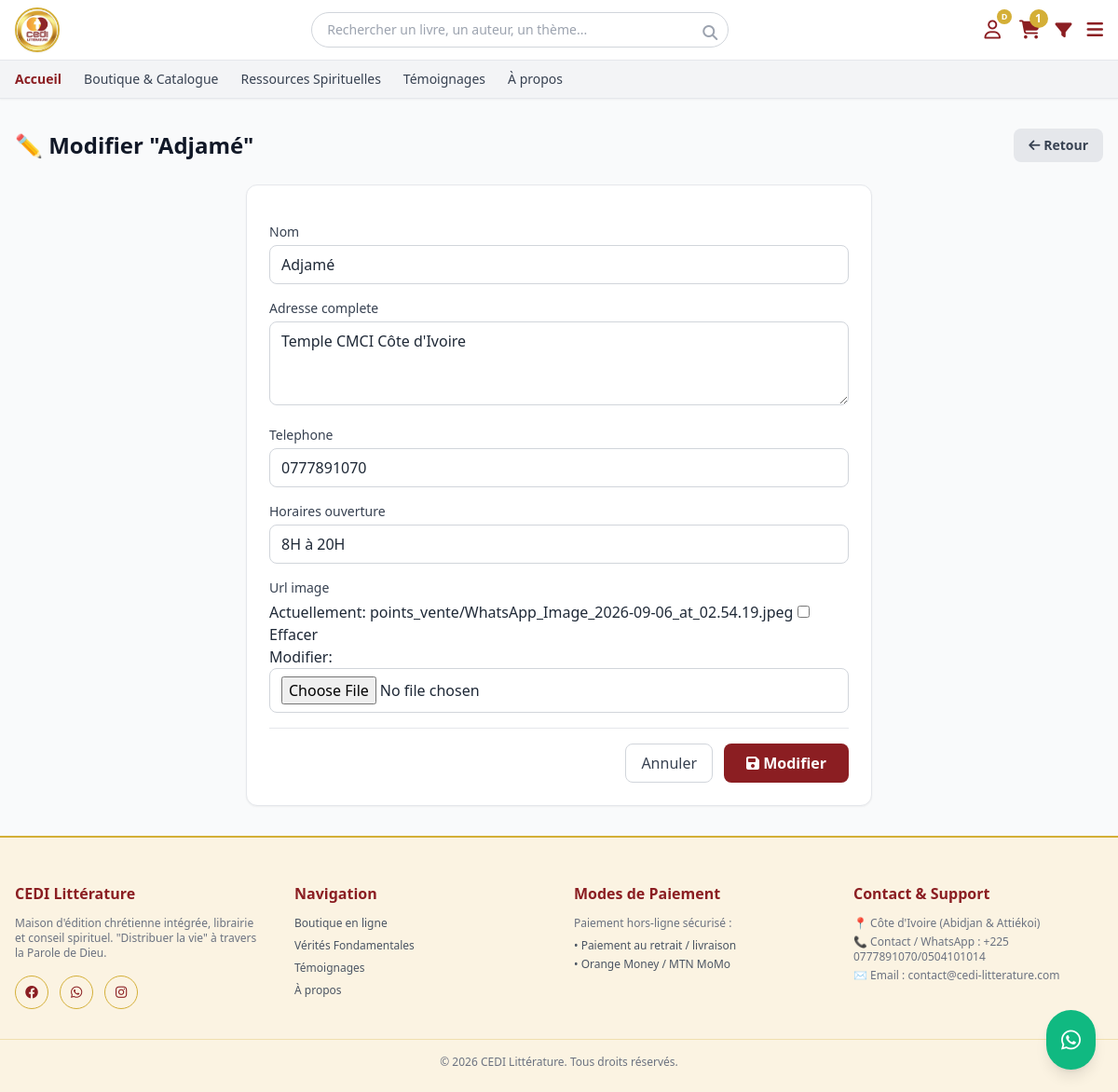
Page /admin_points_vente/modifier/1/ (signed in) on the committed database.
### appcedi/models.py (models this page shows, shortened)
class PointVente(models.Model):
    nom = models.CharField(max_length=100)
    adresse_complete = models.TextField()
    telephone = models.CharField(max_length=20, blank=True, null=True)
    horaires_ouverture = models.CharField(max_length=255, blank=True, null=True)
    url_image = models.ImageField(upload_to='points_vente/', blank=True, null=True)

### appcedi/views.py (the view)
# urls.py: path('admin_points_vente/modifier/<int:pk>/', views.modifier_point_vente, name='modifier_point_vente'),
@login_required
@user_passes_test(est_admin_ou_gestionnaire)
def modifier_point_vente(request, pk):
    point = get_object_or_404(PointVente, pk=pk)
    if request.method == 'POST':
        form = PointVenteForm(request.POST, request.FILES, instance=point)
        if form.is_valid():
            form.save()
            messages.success(request, f'Point de vente "{point.nom}" modifié avec succès !')
            return redirect('liste_points_vente')
    else:
        form = PointVenteForm(instance=point)
    return render(request, 'appcedi/admin/modifier_point_vente.html', {'form': form, 'point': point})

### appcedi/forms.py
class PointVenteForm(forms.ModelForm):
    class Meta:
        model = PointVente
        fields = ['nom', 'adresse_complete', 'telephone', 'horaires_ouverture', 'url_image']
        widgets = {'adresse_complete': forms.Textarea(attrs={'rows': 3})}
    def __init__(self, *args, **kwargs):
        super().__init__(*args, **kwargs)
        for field in self.fields:
            if not isinstance(self.fields[field].widget, forms.CheckboxInput):
                self.fields[field].widget.attrs.update({
                    'class': 'w-full border border-gray-300 rounded-lg px-3 py-2 focus:outline-none focus:border-cediRed'
                })

### appcedi/context_processors.py (called while the page is built, shortened)
def panier_context(request):
    panier = None
    nombre_articles = 0
    souhaits_ids = []
    if request.user.is_authenticated:
        try:
            panier = Panier.objects.get(utilisateur=request.user)
        except Panier.DoesNotExist:
            pass
        souhaits_ids = list(ListeSouhaits.objects.filter(utilisateur=request.user).values_list('produit_id', flat=True))
    if panier:
        nombre_articles = sum(article.quantite for article in panier.articles.all())
    return {
        'nombre_articles_panier': nombre_articles,
        'categories_menu': Categorie.objects.all(),
        'souhaits_ids': souhaits_ids, # 👈 Ajouté ici
    }

### appcedi/views.py (called while the page is built)
def est_admin_ou_gestionnaire(user):
    return user.is_superuser or (hasattr(user, 'role') and user.role in ['admin', 'gestionnaire_stock'])

### templates/appcedi/admin/modifier_point_vente.html (shortened to what this page needs)
{% extends 'appcedi/admin/base_admin.html' %}
{% block admin_title %}✏️ Modifier "{{ point.nom }}"{% endblock %}
{% block admin_actions %}
<a href="{% url 'liste_points_vente' %}" class="bg-gray-200 text-gray-700 px-4 py-2 rounded-lg hover:bg-gray-300 transition text-sm font-bold">
    <i class="fa-solid fa-arrow-left"></i> Retour
</a>
{% endblock %}
{% block admin_content %}
<div class="bg-white rounded-xl shadow-sm border border-gray-200 p-6 max-w-2xl mx-auto">
    <form method="post" enctype="multipart/form-data" class="space-y-4">
        {% for field in form %}
        <div>
            <label class="block text-sm font-medium text-gray-700 mb-1">{{ field.label }}</label>
            {{ field }}
        </div>
        {% endfor %}
        <div class="flex justify-end gap-3 pt-4 border-t">
            <a href="{% url 'liste_points_vente' %}" class="px-4 py-2 border border-gray-300 rounded-lg text-gray-700 hover:bg-gray-50 transition">Annuler</a>
            <button type="submit" class="bg-cediRed text-white px-6 py-2 rounded-lg hover:bg-cediRedDark transition font-bold">
                <i class="fa-solid fa-save"></i> Modifier
            </button>
        </div>
    </form>
</div>
{% endblock %}

### templates/appcedi/base.html (shortened to what this page needs)
{% load static %}
<!DOCTYPE html>
<html lang="fr">
<head>
    <script src="https://cdn.tailwindcss.com"></script>
    <link rel="stylesheet" href="https://cdnjs.cloudflare.com/ajax/libs/font-awesome/6.4.0/css/all.min.css">
</head>
<body class="bg-gray-50 text-gray-800 font-sans flex flex-col min-h-screen">
<header class="bg-white shadow-sm sticky top-0 z-50">
   <div class="max-w-7xl mx-auto px-4 py-2 flex items-center justify-between gap-4">
        <a href="{% url 'accueil' %}" class="flex items-center gap-2">
          <div class="w-12 h-12 rounded-full overflow-hidden border-2 border-cediGold bg-white shadow-sm flex items-center justify-center">
          <img src="{% static 'images/logo_cedi.png' %}"
             alt="CEDI Littérature"
             class="w-full h-full object-cover"
             loading="eager">
    </div>
</a>
        <div class="hidden md:block flex-1 max-w-md mx-2" id="searchBarDesktop">
           <form class="relative" action="{% url 'liste_catalogue' %}" method="get">
                <input type="text" name="q" placeholder="Rechercher un livre, un auteur, un thème..." class="w-full pl-4 pr-10 py-2 border border-gray-300 rounded-full text-sm focus:outline-none focus:border-cediRed transition">
                <button type="submit" class="absolute right-3 top-2.5 text-gray-400 hover:text-cediRed transition">
                    <i class="fa-solid fa-magnifying-glass"></i>
                </button>
            </form>
        </div>
        <div class="flex items-center gap-4 text-gray-700" id="iconsRow">
{% if user.is_authenticated %}
    {% if user.is_superuser or user.role == 'admin' or user.role == 'gestionnaire_stock' %}
        <a href="{% url 'espace_client' %}" class="hover:text-cediRed flex items-center transition relative p-1" title="Tableau de bord">
    {% else %}
        <a href="{% url 'espace_client' %}" class="hover:text-cediRed flex items-center transition relative p-1" title="Mon Profil">
    {% endif %}
        <i class="fa-regular fa-user text-xl text-cediRed"></i>
        <span class="absolute -top-1 -right-2 bg-cediGold text-white text-[9px] font-bold h-4 w-4 flex items-center justify-center rounded-full">
            {{ user.username|slice:":1"|upper }}
        </span>
    </a>
{% else %}
    <a href="{% url 'connexion' %}" class="hover:text-cediRed flex items-center transition relative p-1" title="Se connecter">
        <i class="fa-regular fa-user text-xl text-cediRed"></i>
    </a>
{% endif %}
<a href="{% url 'voir_panier' %}" class="hover:text-cediRed relative transition" title="Mon panier">
    <i class="fa-solid fa-cart-shopping text-xl text-cediRed"></i>
    {% if nombre_articles_panier > 0 %}
        <span class="absolute -top-2 -right-2 bg-cediGold text-white text-xs w-5 h-5 rounded-full flex items-center justify-center font-bold">
            {{ nombre_articles_panier }}
        </span>
    {% endif %}
</a>
            <div class="relative">
                <button type="button" id="filterToggle" aria-label="Filtrer le catalogue" aria-expanded="false" class="hover:text-cediRed transition">
                    <i class="fa-solid fa-filter text-lg text-cediRed"></i>
                </button>
            </div>
            <div class="relative">
                <button type="button" id="menuToggle" aria-label="Ouvrir le menu" aria-expanded="false" class="hover:text-cediRed transition">
                    <i class="fa-solid fa-bars text-xl text-cediRed"></i>
                </button>
            </div>
        </div>
    </div>
    <nav class="bg-gray-100 border-t border-b border-gray-200">
        <div class="max-w-7xl mx-auto px-4 flex space-x-6 overflow-x-auto text-sm font-medium py-2.5 text-gray-700">
            <a href="/" class="text-cediRed font-bold hover:text-cediRed transition">Accueil</a>
            <a href="{% url 'liste_catalogue' %}" class="hover:text-cediRed whitespace-nowrap transition">Boutique & Catalogue</a>
            <a href="{% url 'liste_ressources' %}" class="hover:text-cediRed whitespace-nowrap transition">Ressources Spirituelles</a>
             <a href="{% url 'liste_temoignages_publics' %}" class="hover:text-cediRed whitespace-nowrap transition">Témoignages</a>
             <a href="{% url 'a_propos' %}" class="hover:text-cediRed whitespace-nowrap transition">À propos</a>
        </div>
    </nav>
</header>
    {% block content %}{% endblock %}
    <a href="https://wa.me/2250777891070" target="_blank" class="fixed bottom-6 right-6 bg-emerald-500 text-white p-4 rounded-full shadow-lg hover:bg-emerald-600 transition z-50 flex items-center justify-center hover:scale-110">
        <i class="fa-brands fa-whatsapp text-2xl"></i>
    </a>
    <footer class="bg-cediCream text-gray-600 mt-auto pt-12 pb-6 border-t-2 border-cediGold">
        <div class="max-w-7xl mx-auto px-4 grid grid-cols-1 md:grid-cols-4 gap-8 mb-8 text-sm">
            <div>
                <h5 class="text-cediRed font-bold text-base mb-3">CEDI Littérature</h5>
                <p class="text-xs text-gray-500 mb-4">Maison d'édition chrétienne intégrée, librairie et conseil spirituel. "Distribuer la vie" à travers la Parole de Dieu.</p>
                <div class="flex space-x-3 text-lg">
                    <a href="#" class="w-9 h-9 rounded-full border border-cediGold text-cediRed flex items-center justify-center hover:bg-cediGold hover:text-white transition"><i class="fa-brands fa-facebook text-sm"></i></a>
                    <a href="#" class="w-9 h-9 rounded-full border border-cediGold text-cediRed flex items-center justify-center hover:bg-cediGold hover:text-white transition"><i class="fa-brands fa-whatsapp text-sm"></i></a>
                    <a href="#" class="w-9 h-9 rounded-full border border-cediGold text-cediRed flex items-center justify-center hover:bg-cediGold hover:text-white transition"><i class="fa-brands fa-instagram text-sm"></i></a>
                </div>
            </div>
            <div>
                <h5 class="text-cediRed font-bold text-base mb-3">Navigation</h5>
                <ul class="space-y-2 text-xs">
                    <li><a href="{% url 'liste_catalogue' %}" class="hover:text-cediRed transition">Boutique en ligne</a></li>
                    <li><a href="{% url 'liste_ressources' %}" class="hover:text-cediRed transition">Vérités Fondamentales</a></li>
                    <li><a href="{% url 'liste_temoignages_publics' %}" class="hover:text-cediRed whitespace-nowrap transition">Témoignages</a></li>
                    <li><a href="{% url 'a_propos' %}" class="hover:text-cediRed whitespace-nowrap transition">À propos</a></li>
                </ul>
            </div>
            <div>
                <h5 class="text-cediRed font-bold text-base mb-3">Modes de Paiement</h5>
                <p class="text-xs text-gray-500 mb-2">Paiement hors-ligne sécurisé :</p>
                <ul class="space-y-1 text-xs text-gray-600">
                    <li>• Paiement au retrait / livraison</li>
                    <li>• Orange Money / MTN MoMo</li>
                </ul>
            </div>
            <div>
                <h5 class="text-cediRed font-bold text-base mb-3">Contact & Support</h5>
                <p class="text-xs text-gray-500 mb-1">📍 Côte d'Ivoire (Abidjan & Attiékoi)</p>
                <p class="text-xs text-gray-500 mb-1">📞 Contact / WhatsApp : +225 0777891070/0504101014</p>
                <p class="text-xs text-gray-500">✉️ Email : contact@cedi-litterature.com</p>
            </div>
        </div>
        <div class="max-w-7xl mx-auto px-4 border-t border-cediGold/30 pt-4 text-center text-xs text-gray-500">
            <p>&copy; 2026 CEDI Littérature. Tous droits réservés.</p>
        </div>
    </footer>
</body>
</html>

### rows in the picture
PointVente: nom "Adjamé", form "Adjamé" "Temple CMCI Côte d'Ivoire" "0777891070" "8H à 20H"

### other values in the picture
{{ user.username|slice:":1"|upper }} "D"
{{ nombre_articles_panier }} "1"
{{ field.label }} "Nom" "Adresse complete" "Telephone" "Horaires ouverture" "Url image"
